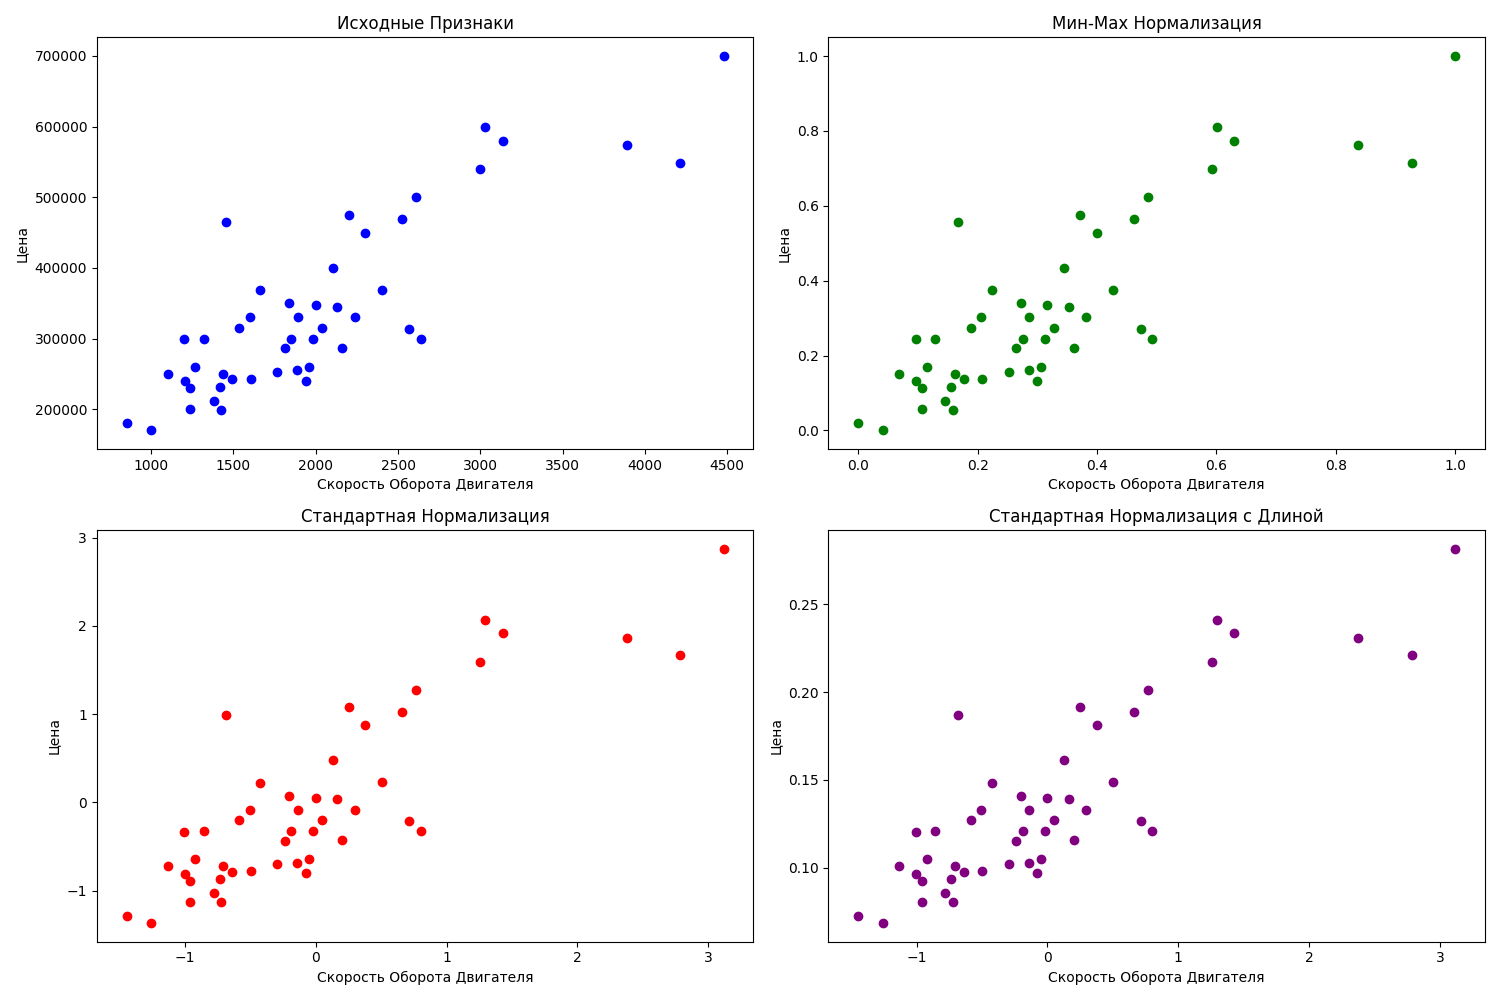

Here is the Python script that generated this plot:
import pandas as pd
import numpy as np
import matplotlib.pyplot as plt

# Загрузка данных
data = pd.read_csv('../ex1data2.txt', header=None)
data.columns = ['Engine_Speed', 'Num_Gears', 'Price']

# Отображение загруженных данных
# print(data.head())

# 1. Мин-Max нормализация
data_min_max = (data - data.min()) / (data.max() - data.min())

# 2. Стандартная нормализация
data_standard = (data - data.mean()) / data.std()

# 3. Нормализация по длине вектора
data_normalized_length = data / np.linalg.norm(data, axis=0)

# # Отображение нормализованных данных
# print("Мин-Max Нормализация:\n", data_min_max)
# print("Стандартная Нормализация:\n", data_standard)
# print("Нормализация по длине вектора:\n", data_normalized_length)

plt.figure(figsize=(15, 10))

# Первый график
plt.subplot(2, 2, 1)
plt.scatter(data['Engine_Speed'], data['Price'], color='blue')
plt.title('Исходные Признаки')
plt.xlabel('Скорость Оборота Двигателя')
plt.ylabel('Цена')

# Второй график (Мин-Max Нормализация)
plt.subplot(2, 2, 2)
plt.scatter(data_min_max['Engine_Speed'], data_min_max['Price'], color='green')
plt.title('Мин-Max Нормализация')
plt.xlabel('Скорость Оборота Двигателя')
plt.ylabel('Цена')

# Третий график (Стандартная Нормализация)
plt.subplot(2, 2, 3)
plt.scatter(data_standard['Engine_Speed'], data_standard['Price'], color='red')
plt.title('Стандартная Нормализация')
plt.xlabel('Скорость Оборота Двигателя')
plt.ylabel('Цена')

# Четвертый график
plt.subplot(2, 2, 4)
plt.scatter(data_standard['Engine_Speed'], data_normalized_length['Price'], color='purple')
plt.title('Стандартная Нормализация с Длиной')
plt.xlabel('Скорость Оборота Двигателя')
plt.ylabel('Цена')

plt.tight_layout()
plt.savefig('normalization.png')

# Вычисление среднего значения
means = data.mean()
# Вычисление стандартного отклонения
std_devs = data.std()

print("Средние значения:\n", means)
print("Стандартные отклонения:\n", std_devs)


